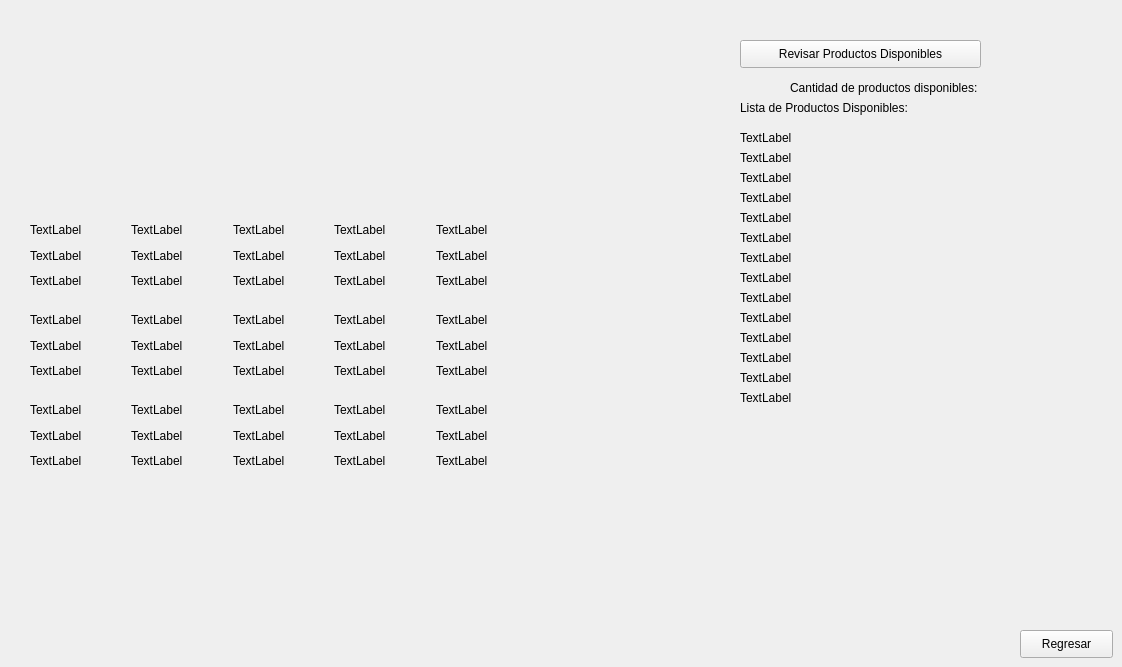
      <widget class="QWidget" name="AdminControl">
       <widget class="QPushButton" name="pushButton_9">
        <property name="geometry">
         <rect>
          <x>1020</x>
          <y>630</y>
          <width>93</width>
          <height>28</height>
         </rect>
        </property>
        <property name="text">
         <string>Regresar</string>
        </property>
       </widget>
       <widget class="QLabel" name="Pdis1">
        <property name="geometry">
         <rect>
          <x>790</x>
          <y>80</y>
          <width>211</width>
          <height>16</height>
         </rect>
        </property>
        <property name="text">
         <string>Cantidad de productos disponibles: </string>
        </property>
       </widget>
       <widget class="QLabel" name="Pdiscant1">
        <property name="geometry">
         <rect>
          <x>1000</x>
          <y>80</y>
          <width>81</width>
          <height>16</height>
         </rect>
        </property>
        <property name="text">
         <string/>
        </property>
       </widget>
       <widget class="QPushButton" name="revisarDisponibles">
        <property name="geometry">
         <rect>
          <x>740</x>
          <y>40</y>
          <width>241</width>
          <height>28</height>
         </rect>
        </property>
        <property name="text">
         <string>Revisar Productos Disponibles</string>
        </property>
       </widget>
       <widget class="QWidget" name="layoutWidget">
        <property name="geometry">
         <rect>
          <x>30</x>
          <y>220</y>
          <width>501</width>
          <height>71</height>
         </rect>
        </property>
        <layout class="QGridLayout" name="gridLayout">
         <item row="0" column="0">
          <widget class="QLabel" name="A3_pos">
           <property name="text">
            <string>TextLabel</string>
           </property>
          </widget>
         </item>
         <item row="0" column="1">
          <widget class="QLabel" name="A3_pos_2">
           <property name="text">
            <string>TextLabel</string>
           </property>
          </widget>
         </item>
         <item row="0" column="2">
          <widget class="QLabel" name="A3_pos_3">
           <property name="text">
            <string>TextLabel</string>
           </property>
          </widget>
         </item>
         <item row="0" column="3">
          <widget class="QLabel" name="A3_pos_4">
           <property name="text">
            <string>TextLabel</string>
           </property>
          </widget>
         </item>
         <item row="0" column="4">
          <widget class="QLabel" name="A3_pos_5">
           <property name="text">
            <string>TextLabel</string>
           </property>
          </widget>
         </item>
         <item row="1" column="0">
          <widget class="QLabel" name="A3_name">
           <property name="text">
            <string>TextLabel</string>
           </property>
          </widget>
         </item>
         <item row="1" column="1">
          <widget class="QLabel" name="A3_name_2">
           <property name="text">
            <string>TextLabel</string>
           </property>
          </widget>
         </item>
         <item row="1" column="2">
          <widget class="QLabel" name="A3_name_3">
           <property name="text">
            <string>TextLabel</string>
           </property>
          </widget>
         </item>
         <item row="1" column="3">
          <widget class="QLabel" name="A3_name_4">
           <property name="text">
            <string>TextLabel</string>
           </property>
          </widget>
         </item>
         <item row="1" column="4">
          <widget class="QLabel" name="A3_name_5">
           <property name="text">
            <string>TextLabel</string>
           </property>
          </widget>
         </item>
         <item row="2" column="0">
          <widget class="QLabel" name="A3_count">
           <property name="text">
            <string>TextLabel</string>
           </property>
          </widget>
         </item>
         <item row="2" column="1">
          <widget class="QLabel" name="A3_count_2">
           <property name="text">
            <string>TextLabel</string>
           </property>
          </widget>
         </item>
         <item row="2" column="2">
          <widget class="QLabel" name="A3_count_3">
           <property name="text">
            <string>TextLabel</string>
           </property>
          </widget>
         </item>
         <item row="2" column="3">
          <widget class="QLabel" name="A3_count_4">
           <property name="text">
            <string>TextLabel</string>
           </property>
          </widget>
         </item>
         <item row="2" column="4">
          <widget class="QLabel" name="A3_count_5">
           <property name="text">
            <string>TextLabel</string>
           </property>
          </widget>
         </item>
        </layout>
       </widget>
       <widget class="QWidget" name="layoutWidget">
        <property name="geometry">
         <rect>
          <x>30</x>
          <y>310</y>
          <width>501</width>
          <height>71</height>
         </rect>
        </property>
        <layout class="QGridLayout" name="gridLayout_15">
         <item row="0" column="0">
          <widget class="QLabel" name="A4_pos">
           <property name="text">
            <string>TextLabel</string>
           </property>
          </widget>
         </item>
         <item row="0" column="1">
          <widget class="QLabel" name="A4_pos_2">
           <property name="text">
            <string>TextLabel</string>
           </property>
          </widget>
         </item>
         <item row="0" column="2">
          <widget class="QLabel" name="A4_pos_3">
           <property name="text">
            <string>TextLabel</string>
           </property>
          </widget>
         </item>
         <item row="0" column="3">
          <widget class="QLabel" name="A4_pos_4">
           <property name="text">
            <string>TextLabel</string>
           </property>
          </widget>
         </item>
         <item row="0" column="4">
          <widget class="QLabel" name="A4_pos_5">
           <property name="text">
            <string>TextLabel</string>
           </property>
          </widget>
         </item>
         <item row="1" column="0">
          <widget class="QLabel" name="A4_name">
           <property name="text">
            <string>TextLabel</string>
           </property>
          </widget>
         </item>
         <item row="1" column="1">
          <widget class="QLabel" name="A4_name_2">
           <property name="text">
            <string>TextLabel</string>
           </property>
          </widget>
         </item>
         <item row="1" column="2">
          <widget class="QLabel" name="A4_name_3">
           <property name="text">
            <string>TextLabel</string>
           </property>
          </widget>
         </item>
         <item row="1" column="3">
          <widget class="QLabel" name="A4_name_4">
           <property name="text">
            <string>TextLabel</string>
           </property>
          </widget>
         </item>
         <item row="1" column="4">
          <widget class="QLabel" name="A4_name_5">
           <property name="text">
            <string>TextLabel</string>
           </property>
          </widget>
         </item>
         <item row="2" column="0">
          <widget class="QLabel" name="A4_count">
           <property name="text">
            <string>TextLabel</string>
           </property>
          </widget>
         </item>
         <item row="2" column="1">
          <widget class="QLabel" name="A4_count_2">
           <property name="text">
            <string>TextLabel</string>
           </property>
          </widget>
         </item>
         <item row="2" column="2">
          <widget class="QLabel" name="A4_count_3">
           <property name="text">
            <string>TextLabel</string>
           </property>
          </widget>
         </item>
         <item row="2" column="3">
          <widget class="QLabel" name="A4_count_4">
           <property name="text">
            <string>TextLabel</string>
           </property>
          </widget>
         </item>
         <item row="2" column="4">
          <widget class="QLabel" name="A4_count_5">
           <property name="text">
            <string>TextLabel</string>
           </property>
          </widget>
         </item>
        </layout>
       </widget>
       <widget class="QWidget" name="layoutWidget">
        <property name="geometry">
         <rect>
          <x>30</x>
          <y>400</y>
          <width>501</width>
          <height>71</height>
         </rect>
        </property>
        <layout class="QGridLayout" name="gridLayout_16">
         <item row="0" column="0">
          <widget class="QLabel" name="A4_pos_6">
           <property name="text">
            <string>TextLabel</string>
           </property>
          </widget>
         </item>
         <item row="0" column="1">
          <widget class="QLabel" name="A4_pos_7">
           <property name="text">
            <string>TextLabel</string>
           </property>
          </widget>
         </item>
         <item row="0" column="2">
          <widget class="QLabel" name="A4_pos_8">
           <property name="text">
            <string>TextLabel</string>
           </property>
          </widget>
         </item>
         <item row="0" column="3">
          <widget class="QLabel" name="A4_pos_9">
           <property name="text">
            <string>TextLabel</string>
           </property>
          </widget>
         </item>
         <item row="0" column="4">
          <widget class="QLabel" name="A4_pos_10">
           <property name="text">
            <string>TextLabel</string>
           </property>
          </widget>
         </item>
         <item row="1" column="0">
          <widget class="QLabel" name="A4_name_6">
           <property name="text">
            <string>TextLabel</string>
           </property>
          </widget>
         </item>
         <item row="1" column="1">
          <widget class="QLabel" name="A4_name_7">
           <property name="text">
            <string>TextLabel</string>
           </property>
          </widget>
         </item>
         <item row="1" column="2">
          <widget class="QLabel" name="A4_name_8">
           <property name="text">
            <string>TextLabel</string>
           </property>
          </widget>
         </item>
         <item row="1" column="3">
          <widget class="QLabel" name="A4_name_9">
           <property name="text">
            <string>TextLabel</string>
           </property>
          </widget>
         </item>
         <item row="1" column="4">
          <widget class="QLabel" name="A4_name_10">
           <property name="text">
            <string>TextLabel</string>
           </property>
          </widget>
         </item>
         <item row="2" column="0">
          <widget class="QLabel" name="A4_count_6">
           <property name="text">
            <string>TextLabel</string>
           </property>
          </widget>
         </item>
         <item row="2" column="1">
          <widget class="QLabel" name="A4_count_7">
           <property name="text">
            <string>TextLabel</string>
           </property>
          </widget>
         </item>
         <item row="2" column="2">
          <widget class="QLabel" name="A4_count_8">
           <property name="text">
            <string>TextLabel</string>
           </property>
          </widget>
         </item>
         <item row="2" column="3">
          <widget class="QLabel" name="A4_count_9">
           <property name="text">
            <string>TextLabel</string>
           </property>
          </widget>
         </item>
         <item row="2" column="4">
          <widget class="QLabel" name="A4_count_10">
           <property name="text">
            <string>TextLabel</string>
           </property>
          </widget>
         </item>
        </layout>
       </widget>
       <widget class="QWidget" name="layoutWidget">
        <property name="geometry">
         <rect>
          <x>21</x>
          <y>10</y>
          <width>511</width>
          <height>91</height>
         </rect>
        </property>
        <layout class="QGridLayout" name="gridLayout_17">
         <item row="0" column="0">
          <widget class="QLabel" name="A1_pos">
           <property name="text">
            <string/>
           </property>
          </widget>
         </item>
         <item row="0" column="1">
          <widget class="QLabel" name="A1_pos_2">
           <property name="text">
            <string/>
           </property>
          </widget>
         </item>
         <item row="0" column="2">
          <widget class="QLabel" name="A1_pos_3">
           <property name="text">
            <string/>
           </property>
          </widget>
         </item>
         <item row="0" column="3">
          <widget class="QLabel" name="A1_pos_4">
           <property name="text">
            <string/>
           </property>
          </widget>
         </item>
         <item row="0" column="4">
          <widget class="QLabel" name="A1_pos_5">
           <property name="text">
            <string/>
           </property>
          </widget>
         </item>
         <item row="1" column="0">
          <widget class="QLabel" name="A1_name">
           <property name="text">
            <string/>
           </property>
          </widget>
         </item>
         <item row="1" column="1">
          <widget class="QLabel" name="A1_name_2">
           <property name="text">
            <string/>
           </property>
          </widget>
         </item>
         <item row="1" column="2">
          <widget class="QLabel" name="A1_name_3">
           <property name="text">
            <string/>
           </property>
          </widget>
         </item>
         <item row="1" column="3">
          <widget class="QLabel" name="A1_name_4">
           <property name="text">
            <string/>
           </property>
          </widget>
         </item>
         <item row="1" column="4">
          <widget class="QLabel" name="A1_name_5">
           <property name="text">
            <string/>
           </property>
          </widget>
         </item>
         <item row="2" column="0">
          <widget class="QLabel" name="A1_count">
           <property name="text">
            <string/>
           </property>
          </widget>
         </item>
         <item row="2" column="1">
          <widget class="QLabel" name="A1_count_2">
           <property name="text">
            <string/>
           </property>
          </widget>
         </item>
         <item row="2" column="2">
          <widget class="QLabel" name="A1_count_3">
           <property name="text">
            <string/>
           </property>
          </widget>
         </item>
         <item row="2" column="3">
          <widget class="QLabel" name="A1_count_4">
           <property name="text">
            <string/>
           </property>
          </widget>
         </item>
         <item row="2" column="4">
          <widget class="QLabel" name="A1_count_5">
           <property name="text">
            <string/>
           </property>
          </widget>
         </item>
        </layout>
       </widget>
       <widget class="QWidget" name="layoutWidget">
        <property name="geometry">
         <rect>
          <x>30</x>
          <y>124</y>
          <width>501</width>
          <height>81</height>
         </rect>
        </property>
        <layout class="QGridLayout" name="gridLayout_18">
         <item row="0" column="0">
          <widget class="QLabel" name="A1_pos_6">
           <property name="text">
            <string/>
           </property>
          </widget>
         </item>
         <item row="0" column="1">
          <widget class="QLabel" name="A1_pos_7">
           <property name="text">
            <string/>
           </property>
          </widget>
         </item>
         <item row="0" column="2">
          <widget class="QLabel" name="A1_pos_8">
           <property name="text">
            <string/>
           </property>
          </widget>
         </item>
         <item row="0" column="3">
          <widget class="QLabel" name="A1_pos_9">
           <property name="text">
            <string/>
           </property>
          </widget>
         </item>
         <item row="0" column="4">
          <widget class="QLabel" name="A1_pos_28">
           <property name="text">
            <string/>
           </property>
          </widget>
         </item>
         <item row="1" column="0">
          <widget class="QLabel" name="A1_name_6">
           <property name="text">
            <string/>
           </property>
          </widget>
         </item>
         <item row="1" column="1">
          <widget class="QLabel" name="A1_name_7">
           <property name="text">
            <string/>
           </property>
          </widget>
         </item>
         <item row="1" column="2">
          <widget class="QLabel" name="A1_name_8">
           <property name="text">
            <string/>
           </property>
          </widget>
         </item>
         <item row="1" column="3">
          <widget class="QLabel" name="A1_name_9">
           <property name="text">
            <string/>
           </property>
          </widget>
         </item>
         <item row="1" column="4">
          <widget class="QLabel" name="A1_name_28">
           <property name="text">
            <string/>
           </property>
          </widget>
         </item>
         <item row="2" column="0">
          <widget class="QLabel" name="A1_count_6">
           <property name="text">
            <string/>
           </property>
          </widget>
         </item>
         <item row="2" column="1">
          <widget class="QLabel" name="A1_count_7">
           <property name="text">
            <string/>
           </property>
          </widget>
         </item>
         <item row="2" column="2">
          <widget class="QLabel" name="A1_count_8">
           <property name="text">
            <string/>
           </property>
          </widget>
         </item>
         <item row="2" column="3">
          <widget class="QLabel" name="A1_count_9">
           <property name="text">
            <string/>
           </property>
          </widget>
         </item>
         <item row="2" column="4">
          <widget class="QLabel" name="A1_count_28">
           <property name="text">
            <string/>
           </property>
          </widget>
         </item>
        </layout>
       </widget>
       <widget class="QLabel" name="label_14">
        <property name="geometry">
         <rect>
          <x>740</x>
          <y>130</y>
          <width>101</width>
          <height>16</height>
         </rect>
        </property>
        <property name="text">
         <string>TextLabel</string>
        </property>
       </widget>
       <widget class="QLabel" name="label_15">
        <property name="geometry">
         <rect>
          <x>740</x>
          <y>150</y>
          <width>101</width>
          <height>16</height>
         </rect>
        </property>
        <property name="text">
         <string>TextLabel</string>
        </property>
       </widget>
       <widget class="QLabel" name="label_16">
        <property name="geometry">
         <rect>
          <x>740</x>
          <y>170</y>
          <width>101</width>
          <height>16</height>
         </rect>
        </property>
        <property name="text">
         <string>TextLabel</string>
        </property>
       </widget>
       <widget class="QLabel" name="label_17">
        <property name="geometry">
         <rect>
          <x>740</x>
          <y>190</y>
          <width>101</width>
          <height>16</height>
         </rect>
        </property>
        <property name="text">
         <string>TextLabel</string>
        </property>
       </widget>
       <widget class="QLabel" name="label_18">
        <property name="geometry">
         <rect>
          <x>740</x>
          <y>210</y>
          <width>101</width>
          <height>16</height>
         </rect>
        </property>
        <property name="text">
         <string>TextLabel</string>
        </property>
       </widget>
       <widget class="QLabel" name="ProdductosMessage">
        <property name="geometry">
         <rect>
          <x>740</x>
          <y>100</y>
          <width>181</width>
          <height>16</height>
         </rect>
        </property>
        <property name="text">
         <string>Lista de Productos Disponibles:</string>
        </property>
       </widget>
       <widget class="QLabel" name="label_19">
        <property name="geometry">
         <rect>
          <x>740</x>
          <y>230</y>
          <width>55</width>
          <height>16</height>
         </rect>
        </property>
        <property name="text">
         <string>TextLabel</string>
        </property>
       </widget>
       <widget class="QLabel" name="label_20">
        <property name="geometry">
         <rect>
          <x>740</x>
          <y>250</y>
          <width>55</width>
          <height>16</height>
         </rect>
        </property>
        <property name="text">
         <string>TextLabel</string>
        </property>
       </widget>
       <widget class="QLabel" name="label_21">
        <property name="geometry">
         <rect>
          <x>740</x>
          <y>270</y>
          <width>55</width>
          <height>16</height>
         </rect>
        </property>
        <property name="text">
         <string>TextLabel</string>
        </property>
       </widget>
       <widget class="QLabel" name="label_22">
        <property name="geometry">
         <rect>
          <x>740</x>
          <y>290</y>
          <width>55</width>
          <height>16</height>
         </rect>
        </property>
        <property name="text">
         <string>TextLabel</string>
        </property>
       </widget>
       <widget class="QLabel" name="label_23">
        <property name="geometry">
         <rect>
          <x>740</x>
          <y>310</y>
          <width>55</width>
          <height>16</height>
         </rect>
        </property>
        <property name="text">
         <string>TextLabel</string>
        </property>
       </widget>
       <widget class="QLabel" name="label_24">
        <property name="geometry">
         <rect>
          <x>740</x>
          <y>330</y>
          <width>55</width>
          <height>16</height>
         </rect>
        </property>
        <property name="text">
         <string>TextLabel</string>
        </property>
       </widget>
       <widget class="QLabel" name="label_25">
        <property name="geometry">
         <rect>
          <x>740</x>
          <y>350</y>
          <width>55</width>
          <height>16</height>
         </rect>
        </property>
        <property name="text">
         <string>TextLabel</string>
        </property>
       </widget>
       <widget class="QLabel" name="label_26">
        <property name="geometry">
         <rect>
          <x>740</x>
          <y>370</y>
          <width>55</width>
          <height>16</height>
         </rect>
        </property>
        <property name="text">
         <string>TextLabel</string>
        </property>
       </widget>
       <widget class="QLabel" name="label_227">
        <property name="geometry">
         <rect>
          <x>740</x>
          <y>390</y>
          <width>55</width>
          <height>16</height>
         </rect>
        </property>
        <property name="text">
         <string>TextLabel</string>
        </property>
       </widget>
       <widget class="QLabel" name="label_228">
        <property name="geometry">
         <rect>
          <x>740</x>
          <y>410</y>
          <width>55</width>
          <height>16</height>
         </rect>
        </property>
        <property name="text">
         <string/>
        </property>
       </widget>
      </widget>
